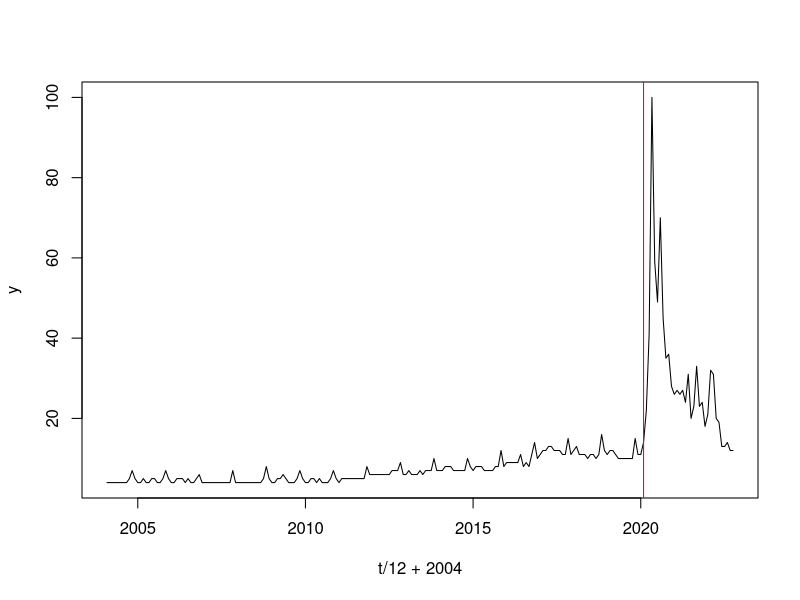
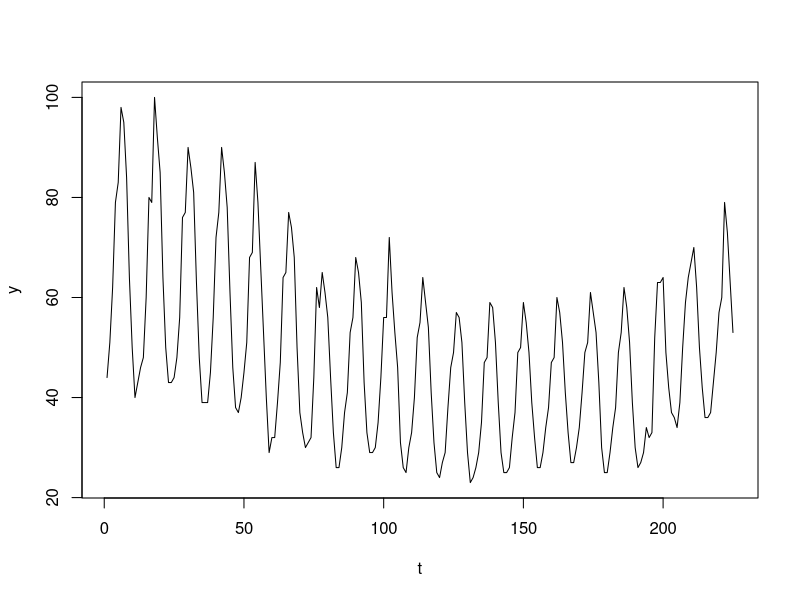
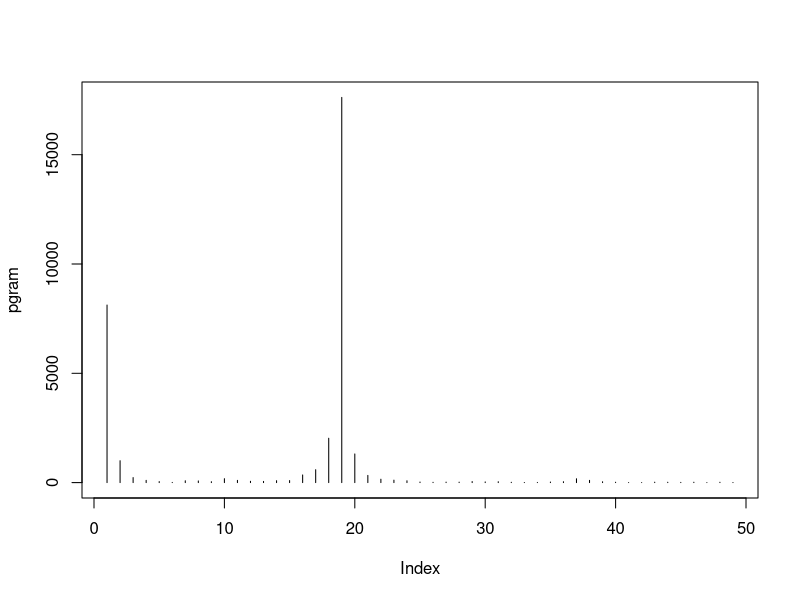
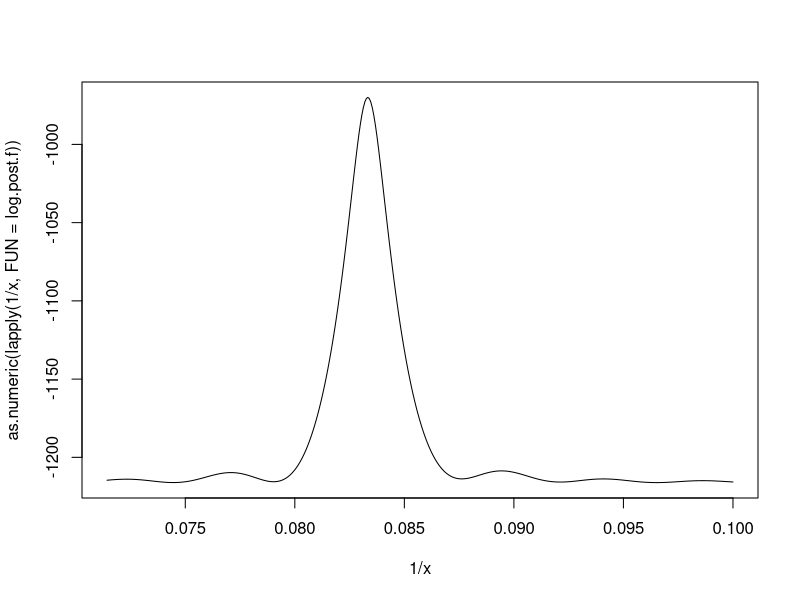
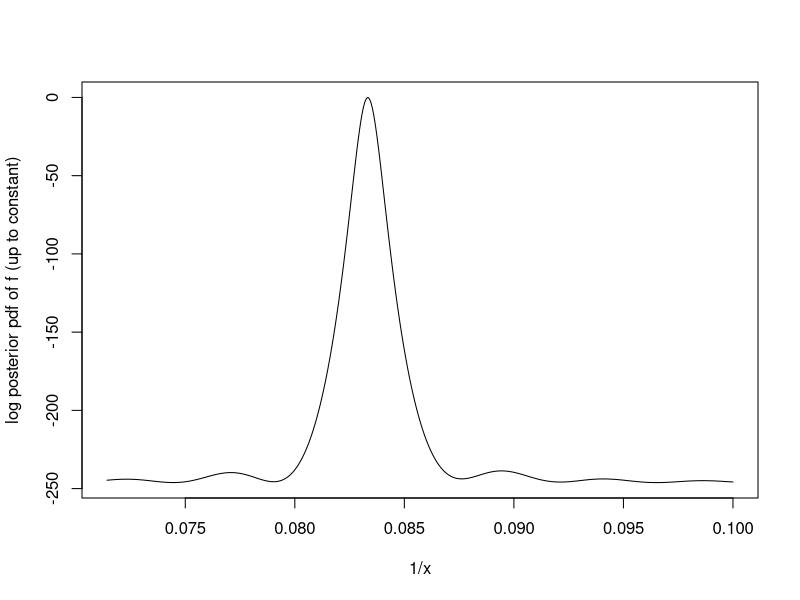
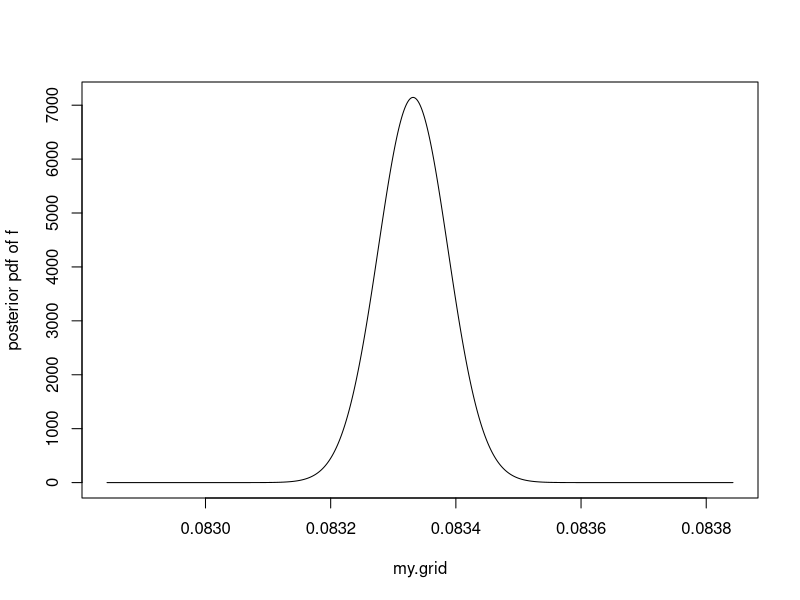

Write R code to recreate these figures, in order. (Note: this script raises an error after producing the figures.)
## ---- chunk 1
knitr::opts_chunk$set(echo = TRUE)
## ---- chunk 2
set.seed(111)
## ---- chunk 3
mask <- read.csv('mask.csv', skip=1, header=T)
head(mask)
## ---- chunk 4
n <- nrow(mask) # time series length, 225
t <- 1:n
y <- mask[,2] # values of the time series
## ---- chunk 5
log.post.c <- function(c) {
  X = matrix(1, nrow = n, ncol = 2)
  X[,2] = (t > c)
  #bhat = solve(t(X) %*% X) %*% t(X) %*% y
  mod = lm(y ~ 1 + X[,2])
  # log of posterior pdf of c
  log.post = (ncol(X) - n)/2*log(sum(mod$residuals^2)) - 0.5*log(det(t(X) %*% X))
  log.post
}  
## ---- chunk 6
c.vals <- c(3:(n-3))
log.values <- as.numeric(lapply(c.vals, FUN=log.post.c))
log.values <- log.values - max(log.values)
values <- exp(log.values)
## ---- chunk 7
ind.max = which.max(log.values)
c.est <- c.vals[ind.max]
print(c.est)
## ---- chunk 8
plot(t/12 + 2004, y, type='l')
abline(v=c.est/12 + 2004, col='red')
## ---- chunk 9
total = sum(values)
d = 1
conf.total = values[c.est]
while(conf.total <= .95 * total) {
  conf.total <- conf.total + values[c.est-d] + values[c.est+d]
  d <- d + 1
}
c(c.est-d, c.est+d)
## ---- chunk 10
post.pmf = values / sum(values)
#plot(c.vals, post.pmf, type='l')
## ---- chunk 11
library(mvtnorm)
N = 2000 #number of posterior samples
post.samples = matrix(-1, N, 3)
post.samples[,1] = sample(c.vals, N, replace = T, prob = post.pmf) # iid samples of posterior c
for(i in 1:N)
{
    cp = post.samples[i,1] # changepoint
    
    # below, we sample one mu_0 and one mu_1 from the appropriate t distribution.
    # mu_samples is c(mu_0, mu_1)
    X = matrix(1, nrow = n, ncol = 2)
    X[,2] = (t > cp)
    lin.model = lm(y ~ 1 + X[,2])
    bhat = lin.model$coefficients
    sighat = sqrt((sum((lin.model$residuals)^2))/(n-2)) #this is also denoted by the Residual Standard Error
    Sigma.mat = (sighat^2)*solve(t(X) %*% X)
    chiran = (rchisq(1, df = n-2))
    mu.samples = bhat + (rmvnorm(1, sigma = Sigma.mat))/(sqrt(chiran/(n-2)))
    mu.samples[2] = mu.samples[1] + mu.samples[2]
    
    post.samples[i,2:3] = mu.samples
}
## ---- chunk 12
summary(post.samples[, 2])
summary(post.samples[, 3])
var(post.samples[, 2])
## ---- chunk 13
1/sqrt(.288*.05*225) # for chebyshev inequality CI
## ---- chunk 14
quantile(post.samples[, 2], c(.025, .975))
## ---- chunk 15
golf <- read.csv('golf.csv', skip=1, header=T)
head(golf)
y = golf[,2]
n = length(y)
t = 1:n
## ---- chunk 16
plot(t, y, type='l')

n_half = as.integer(n/2)
pgram = abs(fft(y)[2:50])^2 / n # peaks at 19
plot(pgram, type='h')
225/19 # roughly 12. As expected, we have yearly trend
## ---- chunk 17
log.post.f = function(f) {
  X = matrix(1, nrow=n, ncol=5)
  X[,2] = t
  X[,3] = t^2
  X[,4] = cos(2*pi*f*t)
  X[,5] = sin(2*pi*f*t)
  
  lin.mod = lm(y ~ 1 + X[,2] + X[,3] + X[,4] + X[,5])
  
  -log(det(t(X) %*% X))/2 - log(sum((lin.mod$residuals)^2))*(n-5)/2
}
## ---- chunk 18
x = seq(10, 14, by=.01)
plot(1/x, as.numeric(lapply(1/x, FUN=log.post.f)), type='l')
## ---- chunk 19
opt = optimize(log.post.f, interval=c(.080, .085), maximum = T)
f.hat = opt$maximum
log.post.f.max = opt$objective
## ---- chunk 20
x = seq(10, 14, by=.01)
plot(1/x, as.numeric(lapply(1/x, FUN=function(f) {
  log.post.f(f) - log.post.f.max
})), type='l', ylab='log posterior pdf of f (up to constant)')
## ---- chunk 21
log.post.f(f.hat-.0005) - log.post.f.max
log.post.f(f.hat+.0005) - log.post.f.max
## ---- chunk 22
post.f.0 = function(f) { # posterior f but not normalized
  exp(log.post.f(f) - log.post.f.max)
}

#post.f.vector = c(rep(0, length(my.grid))) # cache posterior pdf of f to avoid recomputing
radius = .0005
res = radius/500 # resolution
my.grid = seq(f.hat-radius, f.hat+radius, by=res) # the posterior pdf of f is negligible outside this range
total.integral = 0

for (x in my.grid) {
  value = post.f.0(x)
  total.integral = total.integral + res*value
  
  # cache
  #post.f.vector
}



post.f = function(f) {
  post.f.0(f) / total.integral
}
## ---- chunk 23
1/f.hat # very close to 12
## ---- chunk 24
plot(my.grid, as.numeric(lapply(my.grid, FUN=post.f)), type='l', ylab='posterior pdf of f')
## ---- chunk 25
d = res
ci.integral = res*post.f(f.hat)
while (ci.integral <= .95) {
  ci.integral = ci.integral + res*post.f(f.hat-d) + res*post.f(f.hat+d)
  d = d + res
}
c(f.hat-d, f.hat+d)
## ---- chunk 26
post.f(1/12) # 1/12 is even better than f.hat, kind of weird
post.f(f.hat)
## ---- chunk 27
# gridding 
# consider fixed sequence of values
# 1/12 +- 0.0001*2^n
# see the pdfs each term of the sequence maps

## ---- chunk 28
integrate(log.post.f, lower=f.hat-.001, f.hat+.001) # weird error
## ---- chunk 29
N = 2000
post.samples = matrix(-1, nrow=N, ncol=6)

#center = radius/res + 1 # so that my.grid[center] = f.hat

f.sample = c(rep(0, N))

proportion = floor(N * res*post.f(f.hat)) # proportion of this f in the sample
proportion = proportion + rbinom(1, size=1, prob=.5) # we should be using half floor, half ceiling
f.sample[1:proportion] = rep(f.hat, proportion)

i = 1
start.index = proportion + 1
# a do-while loop
repeat{
  f = f.hat - i*res
  proportion = floor(N * res*post.f(f))
  proportion = proportion + rbinom(1, size=1, prob=.5)
  end.index = start.index + proportion - 1
  if (end.index > N) break
  if (proportion > 0) {
    # rep(f, proportion) only accepts proportion > 0
    f.sample[start.index:end.index] = rep(f, proportion)
  }
  
  start.index = end.index + 1
  
  f = f.hat + i*res
  proportion = floor(N * res*post.f(f))
  proportion = proportion + rbinom(1, size=1, prob=.5)
  end.index = start.index + proportion - 1
  if (end.index > N) break
  if (proportion > 0) {
    f.sample[start.index:end.index] = rep(f, proportion)
  }
  
  start.index = end.index + 1
  
  i = i + 1
}

#BUG!!!!!! RESOLUTION TOO SMALL
# READ LECTURE6 CODE LINE 200 ISH
## ---- chunk 30
N = 2000 #number of posterior samples
# in post.samples, column 1 is for samples from the distribution f | y
# column 2 to 6 is for samples from (beta_0, ..., beta_4) | f, y
# where f is fixed at the value given by column 1.
post.samples = matrix(-1, nrow=N, ncol=6)



post.samples[,1] = sample(3:(n-3), N, replace = T, prob = post.s1[3:(n-3)])

# make column 2
# s2.cond(s1) returns one sample from s_2 | s_1, y
s2.cond = function(s1) {
  s2.range = (s1+1):(n-3)
  cond.prob = post.s[s1, s2.range] / post.s1[s1] # conditional probability distribution represented by vector
  sample(s2.range, size=1, prob=cond.prob)
}
post.samples[,2] = sapply(post.samples[,1], FUN=s2.cond)

# make columns 3, 4, 5, 6
# column 3, 4, 5, 6 is for samples from (beta_0, ..., beta_3) | s_1, s_2, y, which is multivariate t
for(i in 1:N)
{
    p = 4
    
    s1 = post.samples[i,1]
    s2 = post.samples[i,2]
    X = matrix(1, nrow = n, ncol = p)
    X[,2] = 1:n
    X[,3] = pmax(c(1:n) - s1, 0)
    X[,4] = pmax(c(1:n) - s2, 0)
    lin.model = lm(y ~ -1 + X)
    bhat = lin.model$coefficients
    sighat = sqrt((sum((lin.model$residuals)^2))/(n-p))
    Sigma.mat = (sighat^2)*solve(t(X) %*% X)
    chiran = rchisq(1, df = n-p)
    beta.samples = bhat + (rmvnorm(1, sigma = Sigma.mat))/(sqrt(chiran/(n-p)))
    post.samples[i, 3:6] = beta.samples
}

## ---- chunk 31
# get beta hat
X = matrix(1, nrow = n, ncol = p)
X[,2] = 1:n
X[,3] = pmax(c(1:n) - s.hat[1], 0)
X[,4] = pmax(c(1:n) - s.hat[2], 0)
lin.model = lm(y ~ -1 + X)
best.bhat = lin.model$coefficients
best.bhat
## ---- chunk 32
df = read.csv('TTLCONS.csv')
y = df$TTLCONS
n = length(y)
## ---- chunk 33
plot(1:n, y, type='l')
## ---- chunk 34
#cps: change of slope points s_1, s_2.
logpost = function(cps) 
{
    cps = sort(cps)
    k = length(cps)
    X = matrix(1, nrow = n, ncol = (k+2))
    X[,2] = 1:n
    for(j in 1:k)
    {
        X[,(j+2)] = pmax(c(1:n) - cps[j], 0)
    }
    mod = lm(y ~ -1 + X) # -1 is needed because the default provides an intercept term, but
    # X already contains the intercept term
    log.value = ((ncol(X) - n)/2)*(log(sum(mod$residuals^2))) - (0.5*(log(det(t(X) %*% X))))
    return(log.value)
}
## ---- chunk 35
logpost.matrix = matrix(0, nrow=n-3, ncol=n-3) # saves logpost(c(s1, s2)) so that we don't need
# to compute again

logpost.max = logpost(c(3,4))
s.hat = c(0, 0) # MAP estimator for s
# the nested for loops take 20 seconds
for (s1 in 3:(n-3)) {
  if (s1+1 > n-3) {
    # then no need to go to the second for loop
    # need this if statement, or (s1+1):(n-3) will cause bug when s1+1 > n-3
    break
  }
  for (s2 in (s1+1):(n-3)) {
    m = logpost(c(s1, s2))
    logpost.matrix[s1, s2] = m
    if (m > logpost.max) {
      logpost.max = m
      s.hat[1] = s1
      s.hat[2] = s2
    }
  }
}
## ---- chunk 36
s.hat
## ---- chunk 37
post.s = matrix(0, nrow=n-3, ncol=n-3)
for (s1 in 3:(n-3)) {
  if (s1+1 > n-3) {
    # then no need to go to the second for loop
    # need this if statement, or (s1+1):(n-3) will cause bug when s1+1 > n-3
    break
  }
  for (s2 in (s1+1):(n-3)) {
    post.s[s1, s2] = exp(logpost.matrix[s1, s2] - logpost.max)
  }
}
# normalize
post.s = post.s / sum(post.s)
## ---- chunk 38
post.s1 = apply(post.s, MARGIN=1, sum)
post.s2 = apply(post.s, MARGIN=2, sum)
# normalize
post.s1 = post.s1 / sum(post.s1)
post.s2 = post.s2 / sum(post.s2)
## ---- chunk 39
d = 1
conf.total = post.s1[s.hat[1]]
while(conf.total <= .95) {
  conf.total <- conf.total + post.s1[s.hat[1]-d] + post.s1[s.hat[1]+d]
  d <- d + 1
}
c(s.hat[1]-d, s.hat[1]+d)
## ---- chunk 40
d = 1
conf.total = post.s2[s.hat[2]]
while(conf.total <= .95) {
  conf.total <- conf.total + post.s2[s.hat[2]-d] + post.s2[s.hat[2]+d]
  d <- d + 1
}
c(s.hat[2]-d, s.hat[2]+d)
## ---- chunk 41
plot(1:n, y, type='l')
abline(v=s.hat[1], col='red')
abline(v=s.hat[2], col='red')
## ---- chunk 42
N = 2000 #number of posterior samples
# in post.samples, column 1, 2 is for samples from the distribution (s_1, s_2) | y
# column 3, 4, 5, 6 is for samples from (beta_0, ..., beta_3) | s_1, s_2, y
#
# equivalently, column 1 is for samples from s_1 | y
# and column 2 is for samples from s_2 | s_1, y
post.samples = matrix(-1, nrow=N, ncol=6)
post.samples[,1] = sample(3:(n-3), N, replace = T, prob = post.s1[3:(n-3)])

# make column 2
# s2.cond(s1) returns one sample from s_2 | s_1, y
s2.cond = function(s1) {
  s2.range = (s1+1):(n-3)
  cond.prob = post.s[s1, s2.range] / post.s1[s1] # conditional probability distribution represented by vector
  sample(s2.range, size=1, prob=cond.prob)
}
post.samples[,2] = sapply(post.samples[,1], FUN=s2.cond)

# make columns 3, 4, 5, 6
# column 3, 4, 5, 6 is for samples from (beta_0, ..., beta_3) | s_1, s_2, y, which is multivariate t
for(i in 1:N)
{
    p = 4
    
    s1 = post.samples[i,1]
    s2 = post.samples[i,2]
    X = matrix(1, nrow = n, ncol = p)
    X[,2] = 1:n
    X[,3] = pmax(c(1:n) - s1, 0)
    X[,4] = pmax(c(1:n) - s2, 0)
    lin.model = lm(y ~ -1 + X)
    bhat = lin.model$coefficients
    sighat = sqrt((sum((lin.model$residuals)^2))/(n-p))
    Sigma.mat = (sighat^2)*solve(t(X) %*% X)
    chiran = rchisq(1, df = n-p)
    beta.samples = bhat + (rmvnorm(1, sigma = Sigma.mat))/(sqrt(chiran/(n-p)))
    post.samples[i, 3:6] = beta.samples
}

## ---- chunk 43
# get beta hat
X = matrix(1, nrow = n, ncol = p)
X[,2] = 1:n
X[,3] = pmax(c(1:n) - s.hat[1], 0)
X[,4] = pmax(c(1:n) - s.hat[2], 0)
lin.model = lm(y ~ -1 + X)
best.bhat = lin.model$coefficients
best.bhat
## ---- chunk 44
plot(1:n, y, type='l', xlab='t')
lines(lin.model$fitted.values, col='red')
## ---- chunk 45
quantile(post.samples[,3], c(.025, .975))
## ---- chunk 46
quantile(post.samples[,4], c(.025, .975))
## ---- chunk 47
quantile(post.samples[,5], c(.025, .975))
## ---- chunk 48
quantile(post.samples[,6], c(.025, .975))
## ---- chunk 49
plot(lin.model$residuals, type='l')
acf(lin.model$residuals, lag.max=300)
